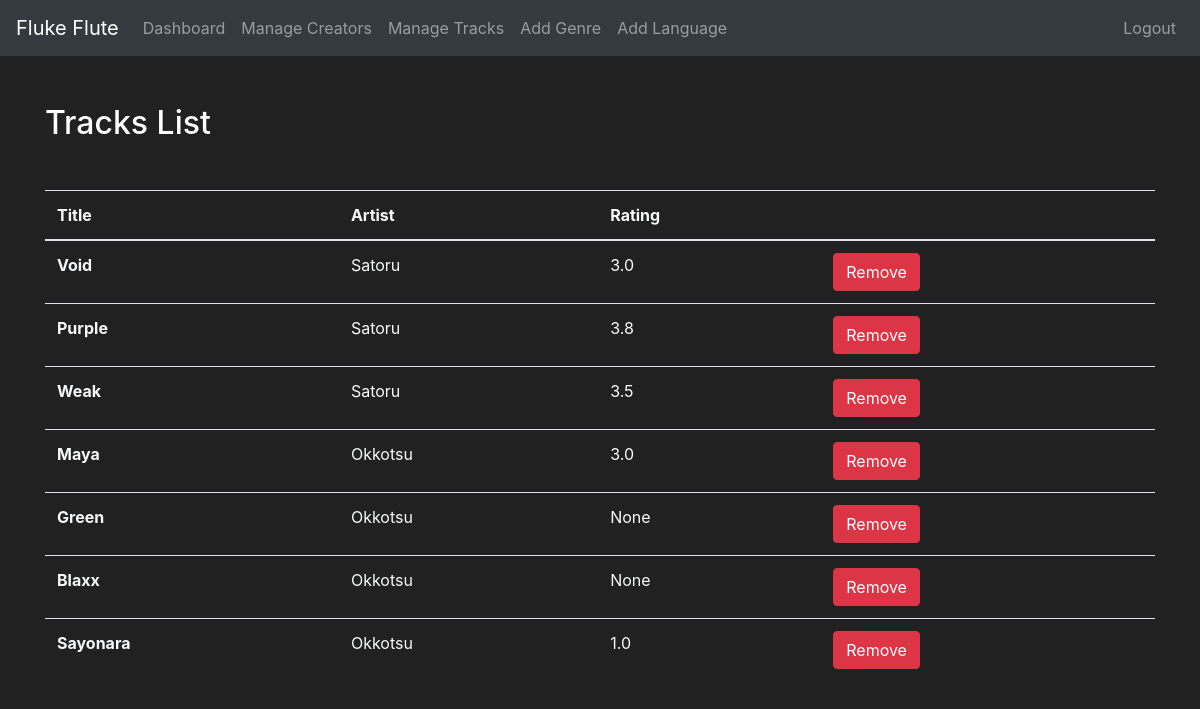
/manage/tracks, run on the app's committed database.
### FlukeFlute/models.py (models this page shows, shortened)
class Track(db.Model):
    id = db.Column(db.Integer, primary_key=True)
    title = db.Column(db.String(100), nullable=False)
    lyrics = db.Column(db.Text)
    audio_path = db.Column(db.String, nullable=False)
    playback_count = db.Column(db.Integer, default=0)
    release_date = db.Column(db.Date, default=datetime.utcnow)
    creator_id = db.Column(db.Integer, db.ForeignKey('user.id', ondelete='CASCADE'))
    album_id = db.Column(db.Integer, db.ForeignKey('album.id', ondelete='CASCADE'))
    language_id = db.Column(db.Integer, db.ForeignKey('language.id', ondelete='CASCADE'))
    genre_id = db.Column(db.Integer, db.ForeignKey('genre.id', ondelete='CASCADE'))
    ratings = db.relationship('User', secondary='rating')
    def avg_rating(self):
        ratings = [rating.rating_value for rating in Rating.query.filter_by(track_id=self.id).all()]
        return round(sum(ratings) / len(ratings), 1) if ratings else 0.0

class User(db.Model, UserMixin):
    id = db.Column(db.Integer, primary_key=True)
    name = db.Column(db.String(40))
    username = db.Column(db.String(20), unique=True, nullable=False)
    email = db.Column(db.String(50), unique=True, nullable=False)
    password_hash = db.Column(db.String, nullable=False)
    roles = db.relationship('Role', secondary='user_role', backref='users')
    stage_name = db.Column(db.String(20))
    pfp_path = db.Column(db.String(100))
    bio = db.Column(db.String(255))
    is_flagged = db.Column(db.Boolean, default=False)
    tracks = db.relationship('Track', backref='creator')
    albums = db.relationship('Album', backref='creator')
    playlists = db.relationship('Playlist', backref='creator')
    @property
    def password(self):
        raise AttributeError('Password is not a readable attribute')

### FlukeFlute/views.py (the view)
@app.route('/manage/tracks')
@admin_permission.require(http_exception=403)
def manage_tracks():
    return render_template('manage_tracks.html', tracks=Track.query.all(), User=User)

### FlukeFlute/templates/manage_tracks.html
{% extends 'admin.html' %}
{%block content%}
<h2 class="mb-5 mt-5">Tracks List</h2>
<table class="table text-light">
    <thead>
        <tr>
            <th scope="col">Title</th>
            <th scope="col">Artist</th>
            <th scope="col">Rating</th>
            <th scope="col"></th>
        </tr>
    </thead>
    <tbody>
        {% for track in tracks %}
        <tr>
            <th scope="row">{{track.title|title}}</th>
            <td>{{ User.query.filter_by(id=track.creator_id).first().stage_name|title }}</td>
            <td>{% set rating = track.avg_rating() %}
                {% if rating == 0.0 %}
                {{ None }}
                {%else%}
                {{rating}}
                {%endif%}
            </td>
            <td><a href="{{ url_for('remove_track', id=track.id ) }}" class="btn btn-danger">Remove</a></td>
        </tr>
        {%endfor%}
    </tbody>
</table>
{%endblock%}

### FlukeFlute/static/css/styles.css (style rules this page uses)
body, .jumbotron { background-color: #212121; color: white; }
a { text-decoration: none; color: white; }

### FlukeFlute/templates/base.html (style rules this page uses)
body { background-color: #212121; color: white; }

### data on the page
Track: title "Void", rating "3.0"
User: query.filter_by "Satoru"
Track: title "Purple", rating "3.8"
Track: title "Weak", rating "3.5"
Track: title "Maya", rating "3.0"
User: query.filter_by "Okkotsu"
Track: title "Green", None "None"
Track: title "Blaxx", None "None"
Track: title "Sayonara", rating "1.0"
